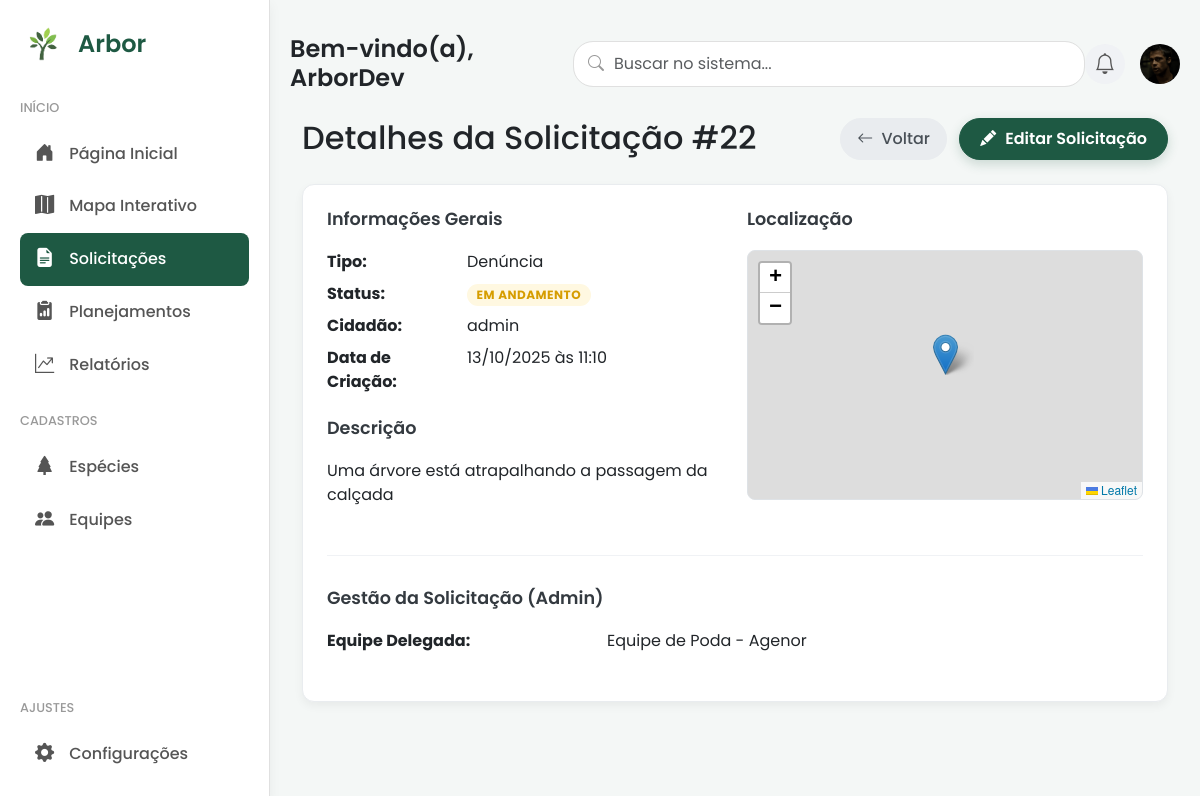
/solicitacoes/22/ (signed in), run on the app's committed database.
### core/models.py (models this page shows, shortened)
class Profile(models.Model):
    user = models.OneToOneField(User, on_delete=models.CASCADE)
    imagem = models.ImageField(default='profile_pics/default.jpg', upload_to='profile_pics')
    cidade_principal = models.ForeignKey(
        CidadePermitida,
        on_delete=models.SET_NULL, # Se a cidade for apagada, não apaga o perfil
        null=True,
        blank=True,
        related_name="usuarios_residentes"
    )
    cidades_secundarias = models.ManyToManyField(
        CidadePermitida,
        blank=True,
        related_name="usuarios_visitantes"
    )

class Solicitacao(models.Model):
    TIPO_CHOICES = (
        ('SUGESTAO', 'Sugestão'),
        ('DENUNCIA', 'Denúncia'),
    )
    STATUS_CHOICES = (
        ('EM_ABERTO', 'Em Aberto'),
        ('EM_ANDAMENTO', 'Em Andamento'),
        ('FINALIZADO', 'Finalizado'),
        ('RECUSADO', 'Recusado'),
    )
    tipo = models.CharField(max_length=10, choices=TIPO_CHOICES)
    status = models.CharField(max_length=20, choices=STATUS_CHOICES, default='EM_ABERTO')
    descricao = models.TextField()
    data_criacao = models.DateTimeField(auto_now_add=True)
    cidadao = models.ForeignKey(User, on_delete=models.CASCADE)
    equipe_delegada = models.ForeignKey(Equipe, on_delete=models.SET_NULL, null=True, blank=True)
    latitude = models.FloatField(null=True, blank=True)
    longitude = models.FloatField(null=True, blank=True)
    cidade = models.ForeignKey(
        'CidadePermitida', on_delete=models.PROTECT, related_name='solicitacoes', null=True, blank=False
    )
    data_finalizacao = models.DateTimeField(null=True, blank=True)

class Equipe(models.Model):
    nome = models.CharField(max_length=100)
    data_criação = models.DateTimeField(auto_now_add=True)
    membros = models.ManyToManyField(User, related_name='equipes', blank=True)

### core/views.py (the view)
# urls.py: path('solicitacoes/<int:pk>/', solicitacao_detail, name='solicitacao_detail'),
@login_required
def solicitacao_detail(request, pk):
    solicitacao = get_object_or_404(Solicitacao, pk=pk)
    context = {
        'solicitacao': solicitacao
    }
    return render(request, 'core/solicitacao_detail.html', context)

### core/templates/core/solicitacao_detail.html (shortened to what this page needs)
{% extends 'core/base_app.html' %}
{% block content %}
<div class="page-header d-flex justify-content-between align-items-center mb-4">
    <h2 class="mb-0">
        Detalhes da Solicitação #{{ solicitacao.id }}
    </h2>
    <div>
        <a href="{% url 'solicitacao_list' %}" class="btn btn-secondary-custom me-2">
            <i class="bi bi-arrow-left me-1"></i>
            Voltar
        </a>
        <a href="{% url 'solicitacao_update' pk=solicitacao.pk %}" class="btn btn-principal-acao">
            <i class="bi bi-pencil-fill me-1"></i>
            Editar Solicitação
        </a>
    </div>
</div>
<div class="card">
    <div class="card-body p-4">
        <div class="row">
            <div class="col-lg-6">
                <h5 class="form-section-title">Informações Gerais</h5>
                <dl class="row">
                    <dt class="col-sm-4">Tipo:</dt>
                    <dd class="col-sm-8">{{ solicitacao.get_tipo_display }}</dd>
                    <dt class="col-sm-4">Status:</dt>
                    <dd class="col-sm-8"><span class="badge status-badge status-{{ solicitacao.status|lower }}">{{ solicitacao.get_status_display }}</span></dd>
                    <dt class="col-sm-4">Cidadão:</dt>
                    <dd class="col-sm-8">{{ solicitacao.cidadao.username }}</dd>
                    <dt class="col-sm-4">Data de Criação:</dt>
                    <dd class="col-sm-8">{{ solicitacao.data_criacao|date:"d/m/Y \à\s H:i" }}</dd>
                </dl>
                <h5 class="form-section-title mt-4">Descrição</h5>
                <p>{{ solicitacao.descricao|linebreaks }}</p>
            </div>
            <div class="col-lg-6">
                <h5 class="form-section-title">Localização</h5>
                <div id="map-viewer" class="map-container-form"></div>
            </div>
        </div>
        {% if user.is_staff or user.is_superuser %}
        <div class="form-section">
            <h5 class="form-section-title">Gestão da Solicitação (Admin)</h5>
            <dl class="row">
                <dt class="col-sm-4">Equipe Delegada:</dt>
                <dd class="col-sm-8">{{ solicitacao.equipe_delegada.nome|default:"Nenhuma equipe delegada." }}</dd>
            </dl>
        </div>
        {% endif %}
    </div>
</div>
{% endblock %}

### core/templates/core/base_app.html (shortened to what this page needs)
{% load static %}
<!doctype html>
<html lang="pt-br">
  <head>
    <link href="https://cdn.jsdelivr.net/npm/bootstrap@5.3.3/dist/css/bootstrap.min.css" rel="stylesheet">
    <link rel="stylesheet" href="https://cdn.jsdelivr.net/npm/bootstrap-icons@1.11.3/font/bootstrap-icons.min.css">
    <link rel="stylesheet" href="https://unpkg.com/leaflet@1.9.4/dist/leaflet.css" />
    <link rel="stylesheet" href="https://cdnjs.cloudflare.com/ajax/libs/leaflet.draw/1.0.4/leaflet.draw.css" />
    <link rel="stylesheet" href="https://unpkg.com/leaflet.markercluster@1.4.1/dist/MarkerCluster.css" />
    <link rel="stylesheet" href="https://unpkg.com/leaflet.markercluster@1.4.1/dist/MarkerCluster.Default.css" />
    <link href="https://cdn.jsdelivr.net/npm/select2@4.1.0-rc.0/dist/css/select2.min.css" rel="stylesheet" />
    <link rel="stylesheet" href="{% static 'core/css/custom.css' %}">
  </head>
  <body class="app-body">
    <div class="app-container">
        <nav class="sidebar">
            <div>
                <div class="sidebar-header">
                    <div class="sidebar-logo">
                        <img src="{% static 'core/img/arvore-logo-verde.png' %}" alt="Logo Arbor" style="width: 48px;">
                        <span class="sidebar-logo-text">Arbor</span>
                    </div>
                </div>
                <ul class="sidebar-menu">
                    <li class="menu-header"><span>Início</span></li>
                    <li><a href="{% url 'home' %}" class="{% if request.resolver_match.url_name == 'home' %}active{% endif %}"><i class="bi bi-house-door-fill"></i><span class="menu-text"> Página Inicial</span></a></li>
                    <li><a href="{% url 'mapa' %}" class="{% if request.resolver_match.url_name == 'mapa' %}active{% endif %}"><i class="bi bi-map-fill"></i><span class="menu-text"> Mapa Interativo</span></a></li>
                    <li><a href="{% url 'solicitacao_list' %}" class="{% if 'solicitacao' in request.resolver_match.url_name %}active{% endif %}"><i class="bi bi-file-earmark-text-fill"></i><span class="menu-text"> Solicitações</span></a></li>
                    <li><a href="{% url 'planejamentos' %}" class="{% if pagina == 'planejamentos' %}active{% endif %}"><i class="bi bi-clipboard2-data-fill"></i><span class="menu-text"> Planejamentos</span></a></li> </span></a></li>
                    <li><a href="{% url 'relatorios' %}" class="{% if request.resolver_match.url_name == 'relatorios' %}active{% endif %}"><i class="bi bi-graph-up-arrow"></i><span class="menu-text"> Relatórios</span></a></li>
                    <li class="menu-header"><span>Cadastros</span></li>
                    <li><a href="{% url 'especie_list' %}" class="{% if 'especie' in request.resolver_match.url_name %}active{% endif %}"><i class="bi bi-tree-fill"></i><span class="menu-text"> Espécies</span></a></li>
                    <li><a href="{% url 'equipe_list' %}" class="{% if 'equipe' in request.resolver_match.url_name %}active{% endif %}"><i class="bi bi-people-fill"></i><span class="menu-text"> Equipes</span></a></li>
                </ul>
            </div>
            <div class="sidebar-footer">
                <ul class="sidebar-menu">
                    <li class="menu-header"><span>Ajustes</span></li>
                    <li><a href="{% url 'configuracoes' %}"><i class="bi bi-gear-fill"></i><span class="menu-text"> Configurações</span></a></li>
                </ul>
            </div>
        </nav>
        <main class="main-content">
            <header class="main-header">
                <div class="header-greeting">
                    <h4>Bem-vindo(a), {{ user.first_name|default:user.username }}</h4>
                </div>
                <div class="header-search">
                    <form action="{% url 'search_results' %}" method="get" class="d-flex">
                        <i class="bi bi-search"></i>
                        <input class="form-control" type="search" name="q" placeholder="Buscar no sistema..." aria-label="Search">
                    </form>
                </div>
                <div class="header-actions">
                    <a href="#" class="header-icon-btn" data-bs-toggle="tooltip" data-bs-placement="bottom" title="Notificações">
                        <i class="bi bi-bell"></i>
                    </a>
                    <div class="dropdown profile-dropdown">
                        <a href="#" class="d-block link-dark text-decoration-none dropdown-toggle" id="dropdownUser1" data-bs-toggle="dropdown" aria-expanded="false">
                            <img src="{{ user.profile.imagem.url }}" alt="Foto do Perfil" width="40" height="40" class="rounded-circle">
                        </a>
                    </div>
                </div>
            </header>
            <div class="page-content">
                <div class="container-xl">
                    {% block content %}{% endblock %}
                </div>
            </div>
        </main>
    </div>
  </body>
</html>

### core/static/core/css/custom.css (style rules this page uses)
html, body { height: 100%; margin: 0; font-family: "Poppins", sans-serif; }
body { font-family: "Poppins", sans-serif; margin: 0; padding: 0; box-sizing: border-box; background-color: #f4f7f6; }
.app-container { display: flex; }
.sidebar { width: 270px; background-color: #fff; height: 100vh; padding: 20px; display: flex; flex-direction: column; justify-content: space-between; border-right: 1px solid #e0e0e0; box-shadow: 0 4px 12px rgba(0, 0, 0, 0.05); flex-shrink: 0; position: sticky; top: 0; }
.sidebar-header { display: flex; align-items: center; justify-content: space-between; margin-bottom: 30px; }
.sidebar-logo { display: flex; align-items: center; gap: 10px; }
.sidebar-logo span { font-size: 1.5rem; font-weight: 600; color: #1e5943; }
.sidebar-logo img { width: 32px; }
.sidebar-menu { list-style: none; padding: 0; margin: 0; }
.sidebar-menu .menu-header { font-size: 0.8rem; font-weight: 500; color: #999; text-transform: uppercase; margin-top: 20px; margin-bottom: 10px; }
.sidebar-menu li a { display: flex; align-items: center; gap: 15px; padding: 12px 15px; text-decoration: none; color: #555; font-weight: 500; border-radius: 8px; transition: all 0.3s; }
.sidebar-menu li a.active { background-color: #1e5943; color: #fff; }
.sidebar-menu li a i { font-size: 1.2rem; }
.main-content { flex-grow: 1; padding: 20px; }
.main-header { display: flex; align-items: center; justify-content: space-between; margin-bottom: 10px; position: sticky; top: 0; z-index: 1000; background-color: #f4f7f6; padding-top: 15px; padding-bottom: 15px; }
.header-greeting h4 { margin: 0; font-weight: 600; }
.header-search { position: relative; width: 550px; flex-grow: 0.5; }
.header-search input { width: 100%; padding: 10px 15px 10px 40px; border: 1px solid #e0e0e0; border-radius: 20px; transition: all 0.3s ease-in-out; }
.header-search i { position: absolute; left: 15px; top: 50%; transform: translateY(-50%); color: #999; }
.header-actions { display: flex; align-items: center; gap: 20px; }
.header-actions > a { font-size: 1.3rem; color: #555; }
.card { border: 1px solid #e9ecef; border-radius: 12px; box-shadow: 0px 4px 10px rgba(0, 0, 0, 0.05); }
.btn-principal-acao { background-color: #1e5943 !important; border-color: #1e5943 !important; color: #ffffff !important; border-radius: 50px !important; font-weight: 600 !important; padding: 8px 20px !important; display: inline-flex !important; align-items: center !important; gap: 5px; box-shadow: 0 4px 12px rgba(30, 89, 67, 0.2); transition: all 0.2s ease-out; }
.status-badge { padding: 0.4em 0.8em; font-size: 0.75rem; font-weight: 700; text-transform: uppercase; border-radius: 20px; letter-spacing: 0.5px; }
.page-header { padding-bottom: 0; }
.form-section { margin-top: 2rem; padding-top: 2rem; border-top: 1px solid #f0f2f5; }
.form-section-title { font-size: 1.1rem; font-weight: 600; color: #343a40; margin-bottom: 1.5rem; }
.map-container-form { border-radius: 12px; border: 1px solid #dee2e6; width: 100%; }
.btn-secondary-custom { border-radius: 50px !important; font-weight: 500 !important; padding: 8px 16px !important; background-color: #f0f2f5; border: 1px solid #f0f2f5; color: #343a40; display: inline-flex; align-items: center; }
.form-section-title { margin-bottom: 1.25rem; }
.map-container-form { height: 380px; }
.status-em_andamento { background-color: #fff8e1 !important; color: #d69d00 !important; }
.header-actions { display: flex; align-items: center; gap: 15px; }
.header-icon-btn { display: inline-flex; justify-content: center; align-items: center; width: 40px; height: 40px; background-color: #f0f2f5; border-radius: 50%; color: #555; font-size: 1.1rem; text-decoration: none; transition: all 0.2s ease-in-out; }
.profile-dropdown .dropdown-toggle::after { display: none; }
body { scrollbar-width: thin; scrollbar-color: #1e5943 #f4f7f6; }
.map-container-form { height: 250px; width: 100%; border-radius: 8px; z-index: 1; }
.btn-primary-custom, .btn-secondary-custom { padding: 0.65rem 1rem; border-radius: 8px; font-weight: 600; text-decoration: none; display: inline-block; border: 1px solid transparent; transition: all 0.2s ease-in-out; line-height: 1.5; }
.btn-secondary-custom { background-color: #e9ecef; color: #495057; border-color: #e9ecef; }

### data on the page
Solicitacao: id "22", tipo "Denúncia", status "EM ANDAMENTO", cidadao.username "admin", data_criacao "13/10/2025 às 11:10", descricao "Uma árvore está atrapalhando a passagem da calçada", equipe_delegada.nome "Equipe de Poda - Agenor"

### other printed values
{{ user.first_name|default:user.username }} "ArborDev"
